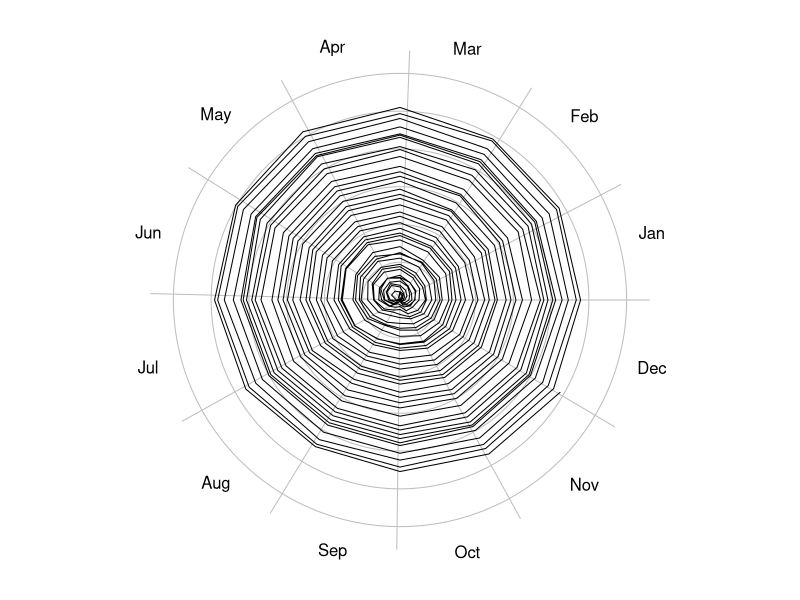
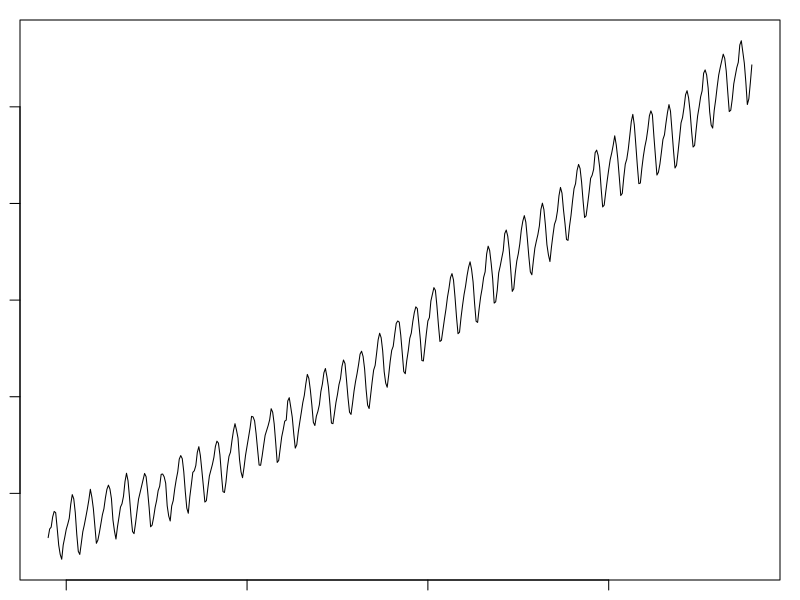

These figures' R source, in order:
## ---- chunk 1
hodograph <- function(x, y, t, rings, ringlabels=TRUE, tcut=c("daily", "yearly"), ...)
{
    tcut <- match.arg(tcut)
    if (missing(t)) {
        stop("x-y method not coded yet\n")
    } else {
        if (!missing(y)) {
            stop("cannot give y if t is given\n")
        }
        if (tcut== "yearly") {
            ## x=x(t)
            t <- as.POSIXlt(t)
            start <- ISOdatetime(1900+as.POSIXlt(t[1])$year, 1, 1, 0, 0, 0,
                                 tz=attr(t, "tzone"))
            day <- as.numeric(julian(t, origin=start))
            xx <- x * cos(day / 365 * 2 * pi)
            yy <- x * sin(day / 365 * 2 * pi)
            ## axes
            if (missing(rings))
                rings <- pretty(sqrt(xx^2 + yy^2))
            rscale <- 1.04 * max(rings)
            theta <- seq(0, 2 * pi, length.out=200)
            plot(xx, yy, asp=1, xlim=rscale*c(-1.1,1.1), ylim=rscale*c(-1.1, 1.1),
                 type='n', xlab="", ylab="", axes=FALSE)
            ## month lines
            month <- c("Jan", "Feb", "Mar", "Apr", "May", "Jun", "Jul", "Aug", "Sep", "Oct", "Nov", "Dec")
            day <- c(31, 28, 31, 30, 31, 30, 31, 31, 30, 31, 30, 31)
            rscale <- max(rings)
            for (m in 1:12) {
                ## boundaries are for non leap years
                phi <- 2 * pi * (sum(day[1:m]) - day[1]) / sum(day)
                lines(rscale*1.1*cos(phi)*c(0,1), rscale*1.1*sin(phi)*c(0,1), col='gray')
                phi <- 2*pi*(0.5/12+(m-1)/12)
                text(1.15*rscale * cos(phi), 1.15*rscale * sin(phi), month[m]) 
            }
            for (r in rings) {
                if (r > 0) {
                    gx <- r * cos(theta)
                    gy <- r * sin(theta)
                    lines(gx, gy, col='gray')
                    if (ringlabels)
                        text(gx[1], 0, format(r))
                }
            }
            points(xx, yy, ...)
        } else {
            stop("only tcut=\"yearly\" works at this time\n")
        }
    }
}
## ---- chunk 2
data(co2)
year <- as.numeric(time(co2))
t0 <- as.POSIXlt("1959-01-01 00:00:00", tz="UTC")
t <- t0 + (year - year[1]) *365*86400
par(mar=rep(1, 4))
hodograph(x=co2-co2[1], t=t, tcut="yearly", type="l", ringlabels=FALSE)
## ---- chunk 3
plot(co2)
